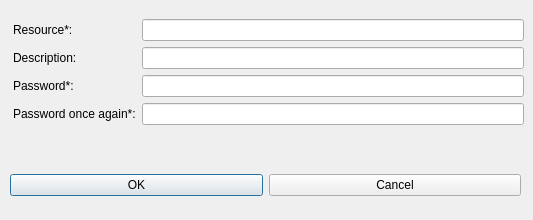
<?xml version="1.0" encoding="UTF-8"?>
<ui version="4.0">
 <class>createPassw</class>
 <widget class="QDialog" name="createPassw">
  <property name="geometry">
   <rect>
    <x>0</x>
    <y>0</y>
    <width>533</width>
    <height>220</height>
   </rect>
  </property>
  <property name="sizePolicy">
   <sizepolicy hsizetype="Minimum" vsizetype="Minimum">
    <horstretch>0</horstretch>
    <verstretch>0</verstretch>
   </sizepolicy>
  </property>
  <property name="minimumSize">
   <size>
    <width>533</width>
    <height>200</height>
   </size>
  </property>
  <property name="windowTitle">
   <string>Dialog</string>
  </property>
  <widget class="QWidget" name="formLayoutWidget">
   <property name="geometry">
    <rect>
     <x>13</x>
     <y>19</y>
     <width>511</width>
     <height>131</height>
    </rect>
   </property>
   <layout class="QFormLayout" name="formLayout">
    <item row="0" column="0">
     <widget class="QLabel" name="labelResource">
      <property name="text">
       <string>Resource*:</string>
      </property>
     </widget>
    </item>
    <item row="1" column="0">
     <widget class="QLabel" name="labelDescription">
      <property name="text">
       <string>Description:</string>
      </property>
     </widget>
    </item>
    <item row="0" column="1">
     <widget class="QLineEdit" name="lineResource"/>
    </item>
    <item row="1" column="1">
     <widget class="QLineEdit" name="lineDescription"/>
    </item>
    <item row="2" column="0">
     <widget class="QLabel" name="labelPassw1">
      <property name="text">
       <string>Password*:</string>
      </property>
     </widget>
    </item>
    <item row="2" column="1">
     <widget class="QLineEdit" name="linePassw1"/>
    </item>
    <item row="3" column="0">
     <widget class="QLabel" name="labelPassw2">
      <property name="text">
       <string>Password once again*:</string>
      </property>
     </widget>
    </item>
    <item row="3" column="1">
     <widget class="QLineEdit" name="linePassw2"/>
    </item>
   </layout>
  </widget>
  <widget class="QWidget" name="horizontalLayoutWidget">
   <property name="geometry">
    <rect>
     <x>10</x>
     <y>160</y>
     <width>511</width>
     <height>51</height>
    </rect>
   </property>
   <layout class="QHBoxLayout" name="horizontalLayout">
    <item>
     <widget class="QPushButton" name="buttonCancel">
      <property name="text">
       <string>OK</string>
      </property>
      <property name="icon">
       <iconset resource="../../resource.qrc">
        <normaloff>:/img/add.png</normaloff>:/img/add.png</iconset>
      </property>
     </widget>
    </item>
    <item>
     <widget class="QPushButton" name="buttonOk">
      <property name="text">
       <string>Cancel</string>
      </property>
      <property name="icon">
       <iconset resource="../../resource.qrc">
        <normaloff>:/img/delete.png</normaloff>:/img/delete.png</iconset>
      </property>
     </widget>
    </item>
   </layout>
  </widget>
 </widget>
 <resources>
  <include location="../../resource.qrc"/>
 </resources>
 <connections/>
</ui>
